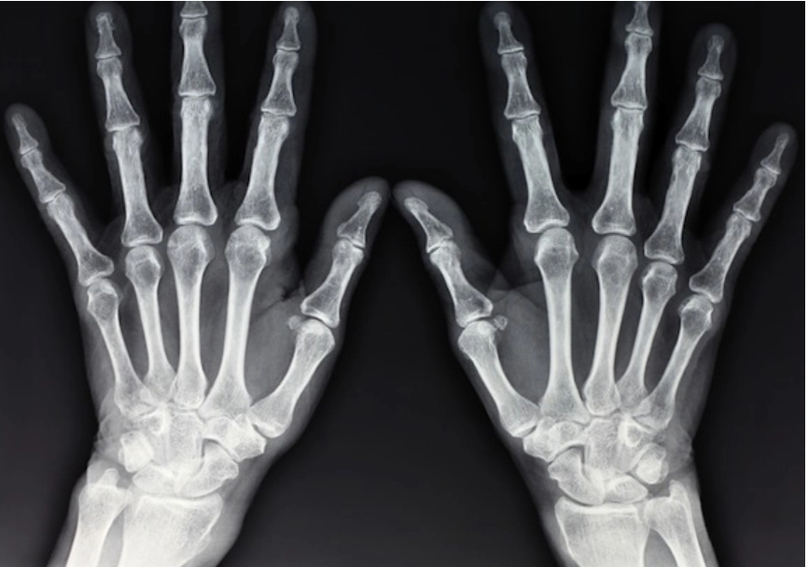
#> input picture LAB2/X.png, 808 x 567 px
$ jupyter execute Lab2.ipynb
#> lines starting #> are read from the running program, lines starting #| are printed output that depends on the picture
[cell 1]
from PIL import Image
import math
import scipy
import numpy as np
import imageio.v2 as iio
import matplotlib.pylab as plt

# open a grayscale image
img = Image.open('X.png').convert('L')

# convert image 1 into an ndarray
im_1 = np.asarray(img)

# inversion operation
im_2 = 255 - im_1
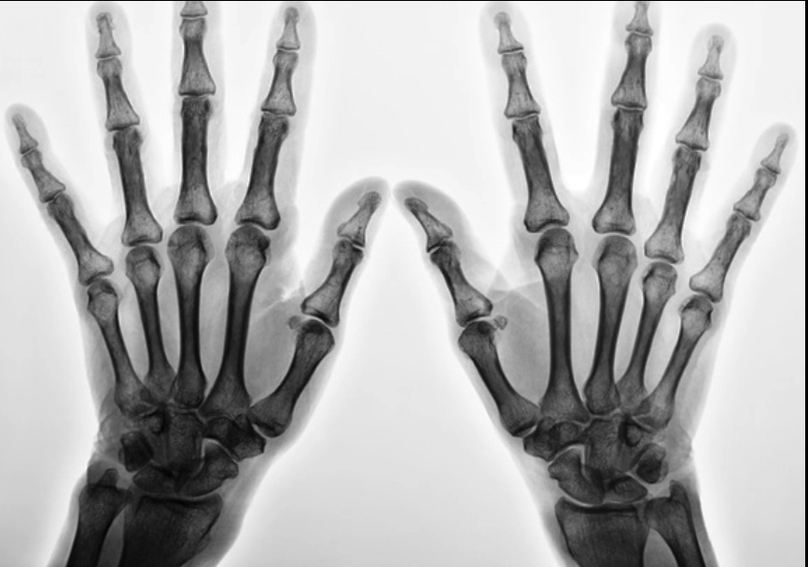
#> im_2: shape (567, 808); min 0, max 255, mean 178.3

# convert image 2 from ndarray to image
new_img = Image.fromarray(im_2)


plt.imshow(new_img, cmap='gray')
plt.show()

[cell 2]
from PIL import Image
import math
import scipy
import numpy as np
import imageio.v2 as iio
import matplotlib.pylab as plt

#open a grayscale image
img = Image.open('X.png').convert('L')

#convert image 1 into an ndarray
im_1 = np.asarray(img)

#inversion operation
im_2 = 255 - im_1

#convert image 2 from ndarray to image
new_img = Image.fromarray(im_2)

img.show()

plt.imshow(new_img)
plt.show()

[cell 3]
from PIL import Image
import numpy as np
import matplotlib.pylab as plt

# open a grayscale image
img = Image.open('X.png').convert('L')

# convert image 1 into an ndarray
im_l = np.asarray(img)

# init gamma
gamma = 5
# gamma = 0.5

# convert ndarray from int to float
b1 = im_l.astype(float)

# find maximum value in b1
b2 = np.max(b1)
#> b2 = 255

# b3 is normalized
b3 = b1 / b2

# b2 gamma correction exponent is computed
b2 = np.log(b3 + 1e-8) * gamma   # thêm 1e-8 để tránh log(0)
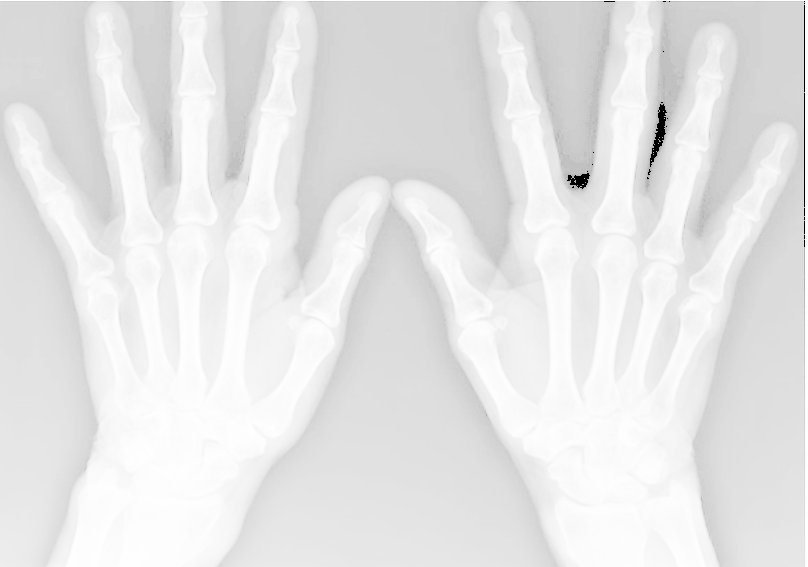
#> b2: shape (567, 808) float64; min -92.1, max 5e-08, mean -8.89; drawn with min black and max white

# gamma correction is computed
c = np.exp(b2) * 255.0
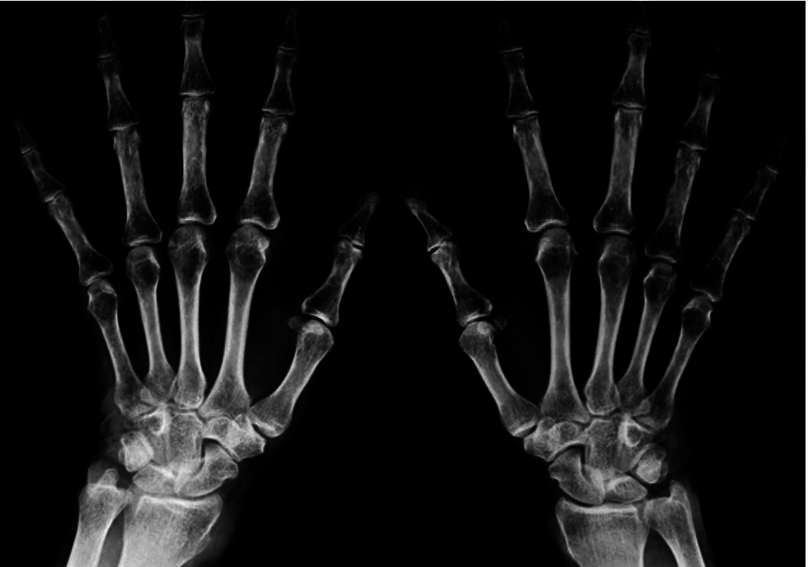
#> c: shape (567, 808) float64; min 2.55e-38, max 255, mean 18.6; drawn with min black and max white

# c1 is converted to type uint8
c1 = c.astype(np.uint8)

d = Image.fromarray(c1)

img.show()
d.show()
plt.imshow(d, cmap='gray')
plt.show()

[cell 4]
from PIL import Image
import math
import scipy
import numpy as np
import imageio.v2 as iio
import matplotlib.pylab as plt

# open a grayscale image
img = Image.open('X.png').convert('L')

# convert image 1 into an ndarray
im_l = np.asarray(img)

# convert ndarray from int to float
b1 = im_l.astype(float)

# find maximum value in b1
b2 = np.max(b1)

# performing the log transformation
c = (128.0 * np.log(1 + b1)) / np.log(1 + b2)
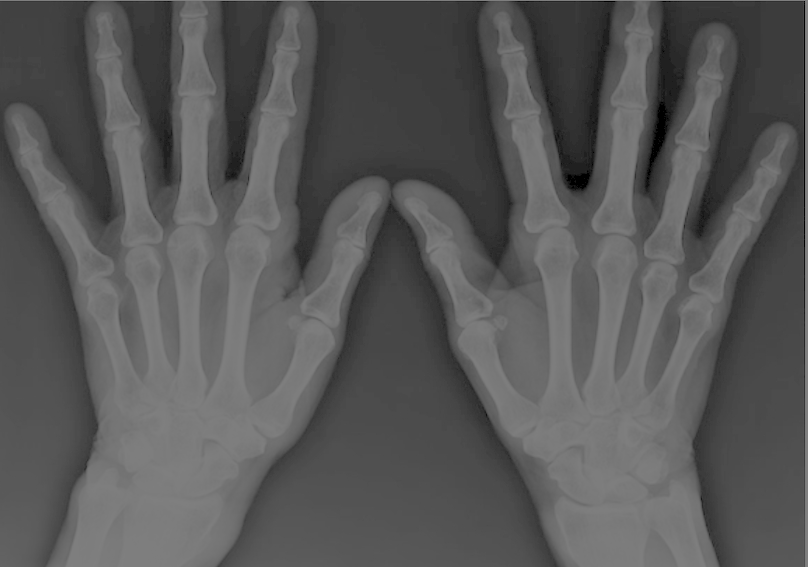
#> c: shape (567, 808) float64; min 0, max 128, mean 88.3

# c1 is converted to type int
c1 = c.astype(np.uint8)

d = Image.fromarray(c1)

img.show()
d.show()
plt.imshow(d, cmap='gray')
plt.show()

[cell 5]
from PIL import Image
import math
import scipy
import numpy as np
import imageio.v2 as iio
import matplotlib.pylab as plt

# open a grayscale image
img = Image.open('X.png').convert('L')

# convert image 1 into an ndarray
im1 = np.asarray(img)

# convert 2D ndarray to 1D array
b1 = im1.flatten()

# histogram and bin are computed
hist, bins = np.histogram(im1, 256, [0, 255])
#> hist = 256 values, max 20798 at index 13, min 4 at index 252, mean 1789.6; bins = 257 values from 0 to 255

# cumulative distribution function is computed
cdf = hist.cumsum()
#> cdf = 256 values from 864 to 458136

# places where cdf=0 is masked or ignored
# rest is stored in cdf_m
cdf_m = np.ma.masked_equal(cdf, 0)

# histogram equalization is performed
num_cdf_m = (cdf_m - cdf_m.min()) * 255
den_cdf_m = (cdf_m.max() - cdf_m.min())
#> den_cdf_m = 457272
cdf_m = num_cdf_m / den_cdf_m

# the masked places in cdf_m are now 0
cdf = np.ma.filled(cdf_m, 0).astype('uint8')
#> cdf = 256 values from 0 to 255

# cdf values are assigned in the flattened array
im2 = cdf[b1]

# im2 is 1D so we use reshape command to make it into 2D
im3 = np.reshape(im2, im1.shape)
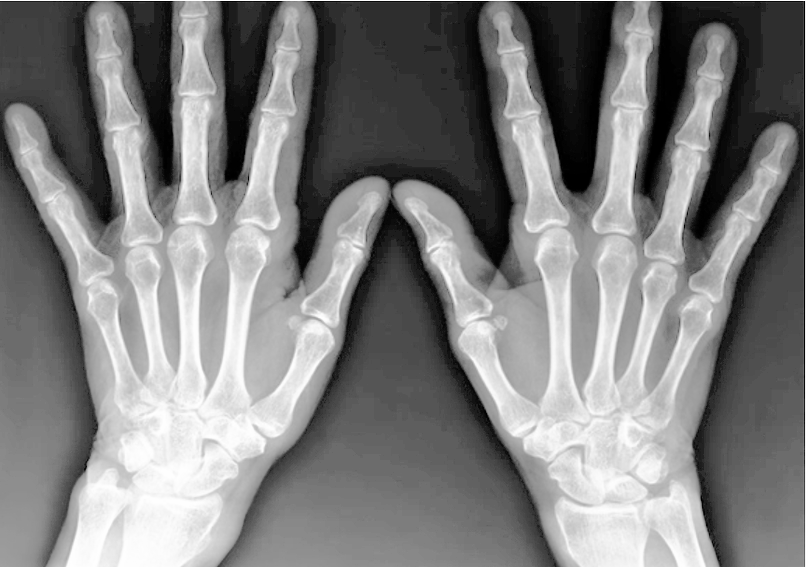
#> im3: shape (567, 808); min 0, max 255, mean 128.1

# converting im3 to an image
im4 = Image.fromarray(im3)

img.show()
im4.show()
plt.imshow(im4, cmap='gray')
plt.show()

[cell 6]
from PIL import Image
import math
import scipy
import numpy as np
import imageio.v2 as iio
import matplotlib.pylab as plt

# open a grayscale image
img = Image.open('X.png').convert('L')

# convert image 1 into an ndarray
im1 = np.asarray(img)

# finding the maximum and minimum pixel values
b = im1.max()
#> b = 255
a = im1.min()
#> a = 0
print("Min:", a, "Max:", b)
#| Min: 0 Max: 255

# converting im1 to float
c = im1.astype(float)

# contrast stretching transformation
im2 = 255 * (c - a) / (b - a)

# convert to uint8 for image compatibility
im2 = im2.astype(np.uint8)

# im2 is converted from ndarray to image
im3 = Image.fromarray(im2)

img.show()
im3.show()
plt.imshow(im3, cmap='gray')
plt.show()

[cell 7]
from PIL import Image
import math
import scipy
import numpy as np
import imageio.v2 as iio
import matplotlib.pylab as plt
from scipy import fftpack

# open a grayscale image
img = Image.open('X.png').convert('L')

# convert image 1 into an ndarray
im1 = np.asarray(img)

# performing FFT
c = np.abs(fftpack.fft2(im1))

# shifting the Fourier frequency image
d = fftpack.fftshift(c)

# apply log scale for visualization
d = np.log(1 + d)
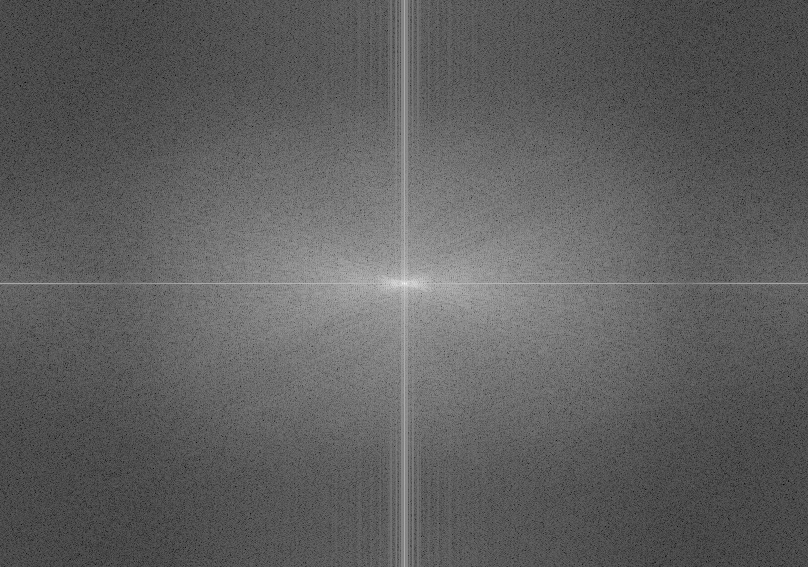
#> d: shape (567, 808) float64; min 0.783, max 17.38, mean 6.99; drawn with min black and max white

# normalize to [0, 255]
d = (d / d.max()) * 255

# convert to uint8 for displaying as image
d = d.astype(np.uint8)

# im2 is converted from ndarray to image
im3 = Image.fromarray(d)

img.show()
im3.show()
plt.imshow(im3, cmap='gray')
plt.show()

[cell 8]
from PIL import Image
import math
import scipy
import numpy as np
import imageio.v2 as iio
import matplotlib.pylab as plt
from scipy import fftpack

# open a grayscale image
img = Image.open('X.png').convert('L')

# convert image 1 into an ndarray
im1 = np.asarray(img)

# performing FFT
c = np.abs(fftpack.fft2(im1))

# shifting the Fourier frequency image
d = fftpack.fftshift(c)

# initializing variables for convolution function
M, N = d.shape
#> M = 567; N = 808
H = np.ones((M, N))

center1 = M / 2
#> center1 = 283.5
center2 = N / 2
#> center2 = 404
d_0 = 30.0  # cut-off radius
tl = 1      # order of Butterworth filter

# defining the convolution function for BLPF
for i in range(M):
    for j in range(N):
        r1 = (i - center1) ** 2 + (j - center2) ** 2
        r = math.sqrt(r1)
        if r > 0:
            H[i, j] = 1 / (1 + (r / d_0) ** (2 * tl))
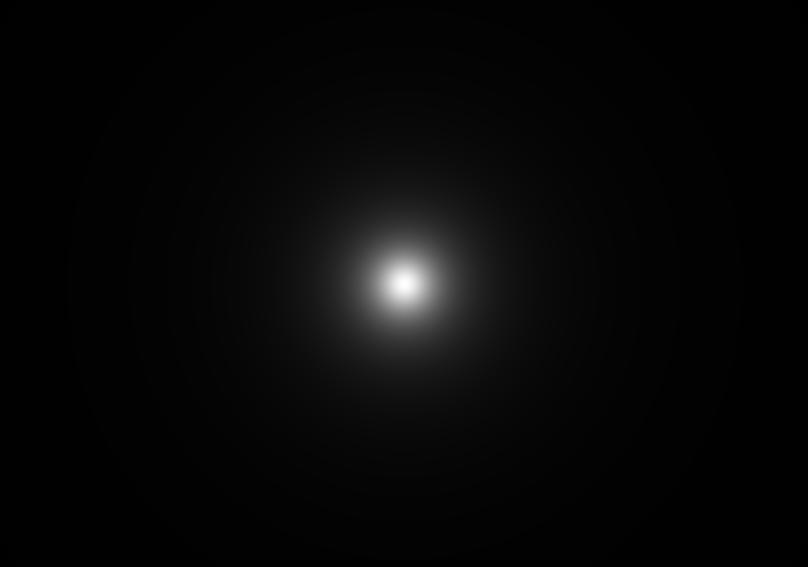
#> H: shape (567, 808) float64; min 0.00368, max 1, mean 0.0311

# performing the convolution (multiply in frequency domain)
con = fftpack.fft2(im1) * H

# computing the magnitude of the inverse FFT
e = np.abs(fftpack.ifft2(con))
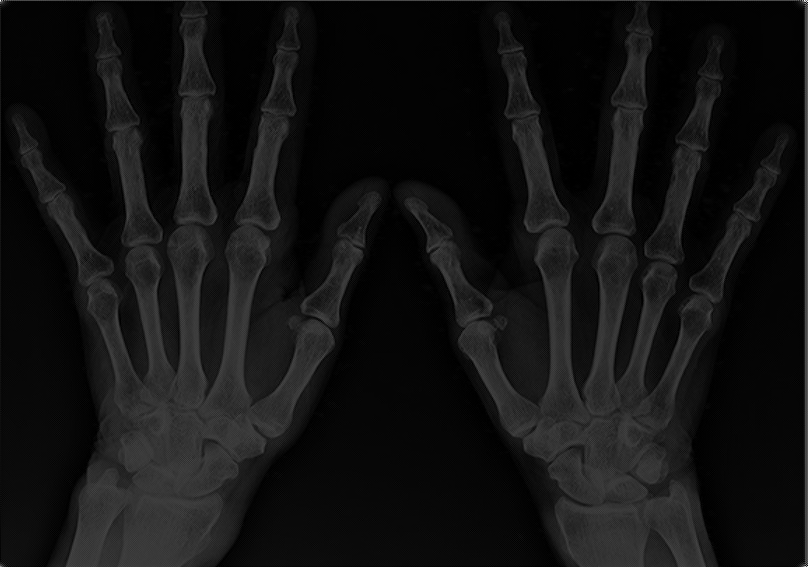
#> e: shape (567, 808) float64; min 1.58e-06, max 3.85, mean 0.286; drawn with min black and max white

# normalize to 0–255 and convert to uint8
e = (e / np.max(e)) * 255
e = e.astype(np.uint8)

# converting to image
im3 = Image.fromarray(e)

# show original and filtered images
img.show()
im3.show()
plt.imshow(im3, cmap='gray')
plt.show()

[cell 9]
from PIL import Image
import math
import scipy
import numpy as np
import imageio.v2 as iio
import matplotlib.pylab as plt
from scipy import fftpack

# open a grayscale image
img = Image.open('X.png').convert('L')

# convert image into an ndarray
im1 = np.asarray(img)

# performing FFT
c = np.abs(fftpack.fft2(im1))

# shifting the Fourier frequency image
d = fftpack.fftshift(c)

# initializing variables for convolution function
M = d.shape[0]
N = d.shape[1]

# H is defined and values in H are initialized to 1
H = np.ones((M, N))

center1 = M / 2
center2 = N / 2
d_0 = 30.0  # cut-off radius
tl = 1      # the order of BLPF
t2 = 2 * tl # used in formula

# defining the convolution function for BLPF
for i in range(M):
    for j in range(N):
        r1 = (i - center1)**2 + (j - center2)**2
        r = math.sqrt(r1)
        if r > 0:
            H[i, j] = 1 / (1 + (r / d_0)**t2)

# performing the convolution (in frequency domain)
con = fftpack.fft2(im1) * H

# computing the magnitude of the inverse FFT
e = np.abs(fftpack.ifft2(con))

# normalize and convert to uint8 for display
e = (e / np.max(e)) * 255
e = e.astype(np.uint8)

# converting to image
im3 = Image.fromarray(e)

# show results
img.show()
im3.show()
plt.imshow(im3, cmap='gray')
plt.show()
